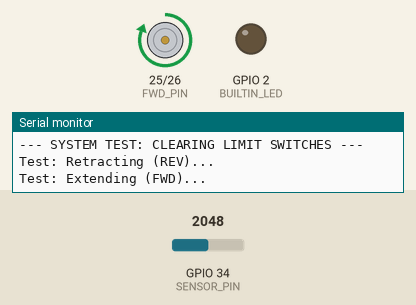
Recording of a sketch running on a simulated ESP32. Shown: motor-driver pin pairs drawn as motors (green arrow = first pin HIGH = forward, orange = second pin HIGH = backward, longer = more drive), output pins drawn as LEDs (lit = HIGH), the last lines printed to the serial monitor. Inputs (shaded band) come from the test bench; at power-on: GPIO 34 (SENSOR_PIN) = 2048 (analog values on the 0–4095 scale). Storage starts empty.

Above: at 2.1 s.
At 3.1 s:
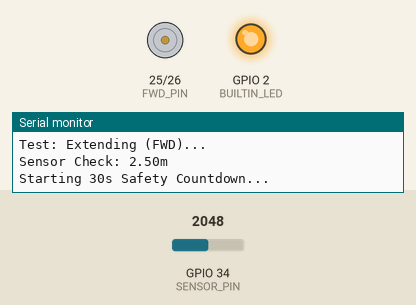
At 13.6 s:
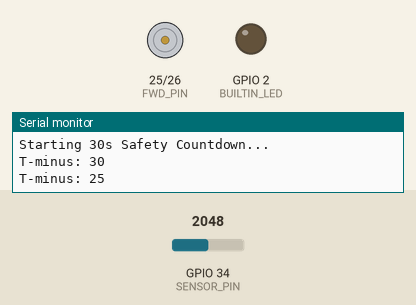
At 25.1 s:
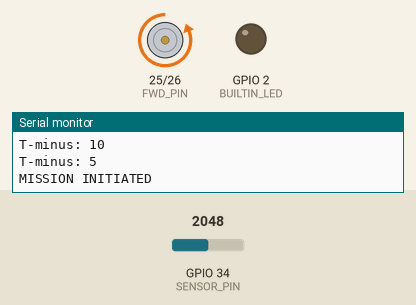
Timing chart, 0 to 26.6 s (numbered marks = the images above):
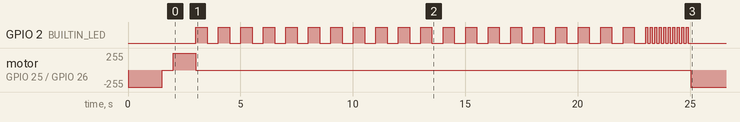

The sketch:

mainV1.ino
```cpp
#include <LittleFS.h>

// PIN DEFINITIONS
#define FWD_PIN           25   // Relay 1 -> OONO FWD (Expel/Rise)
#define REV_PIN           26   // Relay 2 -> OONO REV (Suck/Sink)
#define SENSOR_PIN        34   // Pressure signal
#define BUILTIN_LED       2
#define LOG_FILE          "/dive_log.csv"

// MISSION PARAMETERS
#define TARGET_DEPTH      2.5
#define MAX_DEPTH_TARGET  4.8
#define DEADZONE          0.1
bool debug = false;

// Use unique names to avoid conflicts with Arduino's RISING keyword
enum MissionState { STATE_SINKING, STATE_RISING, STATE_HOVERING };
MissionState missionState = STATE_SINKING;
unsigned long lastLog = 0;

float getDepth() {
  int raw = analogRead(SENSOR_PIN);
  float voltage = raw * (3.3 / 4095.0);
  // Calibration: 4mA=0.66V, 20mA=2.64V
  float m = (voltage - 0.66) * (5.0 / 1.98);
  return (m < 0) ? 0 : m;
}

void stopActuator() {
  digitalWrite(FWD_PIN, LOW);
  digitalWrite(REV_PIN, LOW);
}

void setup() {
  Serial.begin(115200);
  pinMode(BUILTIN_LED, OUTPUT);
  pinMode(FWD_PIN, OUTPUT);
  pinMode(REV_PIN, OUTPUT);

  // Start with everything OFF
  stopActuator();

  if(!LittleFS.begin(true)) Serial.println("LittleFS Mount Fail");

  // --- 1. IMMEDIATE SYSTEM TEST ---
  Serial.println("--- SYSTEM TEST: CLEARING LIMIT SWITCHES ---");
  analogReadResolution(12);

  // TEST: Pull back first (REV) because you are currently fully extended
  Serial.println("Test: Retracting (REV)...");
  digitalWrite(REV_PIN, HIGH);
  delay(1500);
  digitalWrite(REV_PIN, LOW);

  delay(500);

  Serial.println("Test: Extending (FWD)...");
  digitalWrite(FWD_PIN, HIGH);
  delay(1000);
  digitalWrite(FWD_PIN, LOW);

  Serial.printf("Sensor Check: %.2fm\n", getDepth());

  // --- 2. 30 SECOND DELAY & LED FLASH ---
  Serial.println("Starting 30s Safety Countdown...");
  for (int i = 0; i < 30; i++) {
    int flashSpeed = (i < 20) ? 500 : 100;
    digitalWrite(BUILTIN_LED, HIGH);
    delay(flashSpeed);
    digitalWrite(BUILTIN_LED, LOW);
    delay(flashSpeed);
    if (i % 5 == 0) Serial.printf("T-minus: %d\n", 30 - i);
  }
  Serial.println("MISSION INITIATED");
}

void logData(float d) {
  File file = LittleFS.open(LOG_FILE, FILE_APPEND);
  if(file) {
    file.printf("%lu,%.2f\n", millis()/1000, d);
    file.close();
  }
}

void exportCSV() {
  File file = LittleFS.open(LOG_FILE, FILE_READ);
  if(!file) {
    Serial.println("No log file.");
    return;
  }
  Serial.println("---CSV START---");
  Serial.println("Time(s),Depth(m)");
  while(file.available()) Serial.write(file.read());
  Serial.println("---CSV END---");
  file.close();
}

void loop() {
  float currentDepth = getDepth();
  if(debug == true){
      Serial.printf("Current Depth: %.2f meters\n", currentDepth);
  }

  // Log and check USB commands
  if (millis() - lastLog >= 1000) { logData(currentDepth); lastLog = millis(); }
  if (Serial.available()) {
    char c = Serial.read();
    if (c == 'E') exportCSV();
    if (c == 'D') { LittleFS.remove(LOG_FILE); Serial.println("Log Cleared"); }
  }

  // Buoyancy Control Logic
  switch (missionState) {
    case STATE_SINKING:
      if (currentDepth >= MAX_DEPTH_TARGET) {
        stopActuator();
        missionState = STATE_RISING;
      }
      else {
        digitalWrite(REV_PIN, HIGH); // Suck water to sink
        digitalWrite(FWD_PIN, LOW);
      }
      break;

    case STATE_RISING:
      if (currentDepth <= TARGET_DEPTH) {
        stopActuator();
        missionState = STATE_HOVERING;
      }
      else {
        digitalWrite(FWD_PIN, HIGH); // Expel water to rise
        digitalWrite(REV_PIN, LOW);
      }
      break;

    case STATE_HOVERING:
      if (currentDepth > (TARGET_DEPTH + DEADZONE)) {
        digitalWrite(FWD_PIN, HIGH); // Too deep, push water out
        digitalWrite(REV_PIN, LOW);
      }
      else if (currentDepth < (TARGET_DEPTH - DEADZONE)) {
        digitalWrite(REV_PIN, LOW);
        digitalWrite(REV_PIN, HIGH); // Too shallow, suck water in
      }
      else {
        stopActuator();
      }
      break;
  }
  delay(100);
}
```

Measured:
- by itself, motor on GPIO 25 (FWD_PIN) / GPIO 26 (REV_PIN): stopped → backward 255/255 at 0.02 s, → stopped 1.5 s later, → forward 255/255 0.50 s later, → stopped 1.0 s later, … (5 changes in this stretch)
